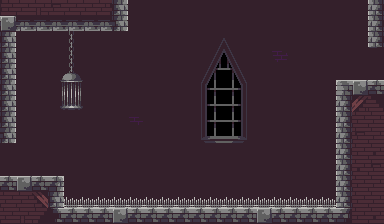

A 2D game scene composited from a Tiled map and its tileset images. What follows is a short description and the map's XML, with every tile layer's data as written:
An orthogonal 24x14 tile map with 16x16 px tiles, 4 tile layers (Background, Ground, Decoration, Spikes) and 10 objects.

<map version="1.10" tiledversion="1.12.1" orientation="orthogonal" renderorder="right-down" width="24" height="14" tilewidth="16" tileheight="16" infinite="0" nextlayerid="10" nextobjectid="18">
 <tileset firstgid="1" source="tilesheet1.tsx" />
 <layer id="1" name="Background" width="24" height="14">
  <data encoding="csv">
142,142,142,142,142,142,142,142,142,142,142,142,142,142,142,142,142,142,142,142,142,142,142,142,
142,142,142,142,142,142,142,142,142,142,142,142,142,142,142,142,142,142,142,142,142,142,142,142,
142,142,142,142,142,142,142,142,142,142,142,142,139,140,141,142,142,142,142,142,142,142,142,142,
142,142,142,142,142,142,142,142,142,142,142,142,162,163,164,165,142,94,142,142,142,142,142,142,
142,142,142,142,142,142,142,142,142,142,142,142,185,186,187,188,142,142,142,142,142,142,142,142,
142,142,142,142,142,142,142,142,142,142,142,142,208,209,210,211,142,142,142,142,142,142,142,142,
142,142,142,142,142,142,142,142,142,142,142,142,231,232,233,234,142,142,142,142,142,142,142,142,
142,142,142,142,142,142,142,142,118,142,142,142,254,255,256,257,142,142,142,142,142,142,142,142,
142,142,142,142,142,142,142,142,142,142,142,142,277,278,279,280,142,142,142,142,142,142,142,142,
142,142,142,142,142,142,142,142,142,142,142,142,142,142,142,142,142,142,142,142,142,142,142,142,
142,142,142,142,142,142,142,142,142,142,142,142,142,142,142,142,142,142,142,142,142,142,142,142,
142,142,142,142,142,142,142,142,142,142,142,142,142,142,142,142,142,142,142,142,142,142,142,142,
142,142,142,142,142,142,142,142,142,142,142,142,142,142,142,142,142,142,142,142,142,142,142,142,
142,142,142,142,142,142,142,142,142,142,142,142,142,142,142,142,142,142,142,142,142,142,142,142
</data>
 </layer>
 <layer id="2" name="Ground" width="24" height="14">
  <data encoding="csv">
173,175,176,174,175,175,177,52,0,0,0,0,0,0,0,0,0,0,0,0,0,0,0,48,
7,96,96,96,31,96,96,97,0,0,0,0,0,0,0,0,0,0,0,0,0,0,0,48,
52,0,0,0,0,0,0,0,0,0,0,0,0,0,0,0,0,0,0,0,0,0,0,48,
52,0,0,0,0,0,0,0,0,0,0,0,0,0,0,0,0,0,0,0,0,0,0,0,
52,0,0,0,0,0,0,0,0,0,0,0,0,0,0,0,0,0,0,0,0,0,0,0,
52,0,0,0,0,0,0,0,0,0,0,0,0,0,0,0,0,0,0,0,0,25,7,4,
52,0,0,0,0,0,0,0,0,0,0,0,0,0,0,0,0,0,0,0,0,48,119,130,
52,0,0,0,0,0,0,0,0,0,0,0,0,0,0,0,0,0,0,0,0,48,151,152,
75,0,0,0,0,0,0,0,0,0,0,0,0,0,0,0,0,0,0,0,0,48,174,175,
0,0,0,0,0,0,0,0,0,0,0,0,0,0,0,0,0,0,0,0,0,48,197,198,
0,0,0,0,0,0,0,0,0,0,0,0,0,0,0,0,0,0,0,0,0,48,198,174,
4,7,4,5,0,0,0,0,0,0,0,0,0,0,0,0,0,0,0,0,0,48,151,152,
152,153,117,52,0,0,0,0,0,0,0,0,0,0,0,0,0,0,0,0,0,48,153,175,
175,176,200,28,4,4,4,7,4,4,4,4,4,4,4,4,7,4,4,4,4,26,197,198
</data>
 </layer>
 <layer id="9" name="Decoration" width="24" height="14">
  <data encoding="csv">
0,0,0,0,0,0,0,0,0,0,0,0,0,0,0,0,0,0,0,0,0,0,0,0,
0,0,0,0,0,0,0,0,0,0,0,0,0,0,0,0,0,0,0,0,0,0,0,0,
0,0,0,0,54,0,0,0,0,0,0,0,0,0,0,0,0,0,0,0,0,0,0,0,
0,0,0,0,54,0,0,0,0,0,0,0,0,0,0,0,0,0,0,0,0,0,0,0,
0,0,0,76,77,78,0,0,0,0,0,0,0,0,0,0,0,0,0,0,0,0,0,0,
0,0,0,99,100,101,0,0,0,0,0,0,0,0,0,0,0,0,0,0,0,0,0,0,
0,0,0,122,123,124,0,0,0,0,0,0,0,0,0,0,0,0,0,0,0,0,0,0,
0,0,0,0,0,0,0,0,0,0,0,0,0,0,0,0,0,0,0,0,0,0,0,0,
0,0,0,0,0,0,0,0,0,0,0,0,0,0,0,0,0,0,0,0,0,0,0,0,
0,0,0,0,0,0,0,0,0,0,0,0,0,0,0,0,0,0,0,0,0,0,0,0,
0,0,0,0,0,0,0,0,0,0,0,0,0,0,0,0,0,0,0,0,0,0,0,0,
0,0,0,0,0,0,0,0,0,0,0,0,0,0,0,0,0,0,0,0,0,0,0,0,
0,0,0,0,0,0,0,0,0,0,0,0,0,0,0,0,0,0,0,0,0,0,0,0,
0,0,0,0,0,0,0,0,0,0,0,0,0,0,0,0,0,0,0,0,0,0,0,0
</data>
 </layer>
 <layer id="7" name="Spikes" width="24" height="14">
  <data encoding="csv">
0,0,0,0,0,0,0,0,0,0,0,0,0,0,0,0,0,0,0,0,0,0,0,0,
0,0,0,0,0,0,0,0,0,0,0,0,0,0,0,0,0,0,0,0,0,0,0,0,
0,0,0,0,0,0,0,0,0,0,0,0,0,0,0,0,0,0,0,0,0,0,0,0,
0,0,0,0,0,0,0,0,0,0,0,0,0,0,0,0,0,0,0,0,0,0,0,0,
0,0,0,0,0,0,0,0,0,0,0,0,0,0,0,0,0,0,0,0,0,0,0,0,
0,0,0,0,0,0,0,0,0,0,0,0,0,0,0,0,0,0,0,0,0,0,0,0,
0,0,0,0,0,0,0,0,0,0,0,0,0,0,0,0,0,0,0,0,0,0,0,0,
0,0,0,0,0,0,0,0,0,0,0,0,0,0,0,0,0,0,0,0,0,0,0,0,
0,0,0,0,0,0,0,0,0,0,0,0,0,0,0,0,0,0,0,0,0,0,0,0,
0,0,0,0,0,0,0,0,0,0,0,0,0,0,0,0,0,0,0,0,0,0,0,0,
0,0,0,0,0,0,0,0,0,0,0,0,0,0,0,0,0,0,0,0,0,0,0,0,
0,0,0,0,0,0,0,0,0,0,0,0,0,0,0,0,0,0,0,0,0,0,0,0,
0,0,0,0,144,144,144,144,144,144,144,144,144,144,144,144,144,144,144,144,144,0,0,0,
0,0,0,0,0,0,0,0,0,0,0,0,0,0,0,0,0,0,0,0,0,0,0,0
</data>
 </layer>
 <objectgroup id="6" name="KillingZone">
  <object id="5" x="48" y="203" width="288" height="5.25686" />
 </objectgroup>
 <objectgroup id="8" name="MovingPlatforms">
  <object id="12" gid="281" x="272" y="128" width="16" height="16">
   <properties>
    <property name="axis" value="y" />
    <property name="range" type="int" value="8" />
    <property name="speed" type="int" value="2" />
   </properties>
  </object>
  <object id="16" gid="281" x="144" y="176" width="16" height="16">
   <properties>
    <property name="axis" value="x" />
    <property name="range" type="int" value="8" />
    <property name="speed" type="int" value="2" />
   </properties>
  </object>
  <object id="13" gid="282" x="288" y="128" width="16" height="16">
   <properties>
    <property name="axis" value="y" />
    <property name="range" type="int" value="8" />
    <property name="speed" type="int" value="2" />
   </properties>
  </object>
  <object id="14" gid="283" x="304" y="128" width="16" height="16">
   <properties>
    <property name="axis" value="y" />
    <property name="range" type="int" value="8" />
    <property name="speed" type="int" value="2" />
   </properties>
  </object>
  <object id="17" gid="283" x="160" y="176" width="16" height="16">
   <properties>
    <property name="axis" value="x" />
    <property name="range" type="int" value="8" />
    <property name="speed" type="int" value="2" />
   </properties>
  </object>
 </objectgroup>
 <objectgroup id="3" name="PlayerSpawn">
  <object id="1" x="32" y="160" />
 </objectgroup>
 <objectgroup id="4" name="Keys">
  <object id="2" gid="61" x="288" y="32" width="16" height="16" />
 </objectgroup>
 <objectgroup id="5" name="Doors">
  <object id="3" gid="125" x="368" y="64" width="16" height="16" />
  <object id="4" gid="126" x="368" y="80" width="16" height="16" />
 </objectgroup>
</map>
